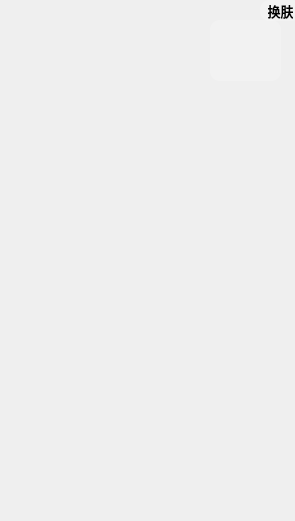
<?xml version="1.0" encoding="UTF-8"?>
<ui version="4.0">
 <class>statusbarwidget</class>
 <widget class="QWidget" name="statusbarwidget">
  <property name="geometry">
   <rect>
    <x>0</x>
    <y>0</y>
    <width>295</width>
    <height>521</height>
   </rect>
  </property>
  <property name="windowTitle">
   <string>Form</string>
  </property>
  <property name="styleSheet">
   <string notr="true">QListWidget{  
     background-color:rgba(255,255,255,100);
    color:black;  
    border:none;  
}  
  
QListWidget::item{  
    border:none;  
        height: 54px;  
}  
  
QListWidget::item:hover{  
    background:rgb(252,240,193)  
}  
  
QListWidget::item:selected{  
    background:rgb(252,233,161);  
    color:black;  
}  
  
QScrollBar:vertical {                 
    background:transparent;  
    width:9px;  
    margin: 0px 0px 2px 0px;  
}  
  
QScrollBar::handle:vertical {  
    background: rgb(195, 195, 195);  
    min-height: 20px;  
    border-radius: 3px;  
}  
  
QScrollBar::handle:vertical:hover{  
    background:rgba(0,0,0,30%);  
}  
  
QScrollBar::add-line:vertical {  
    height: 0px;  
    subcontrol-position: bottom;  
    subcontrol-origin: margin;  
}  
  
QScrollBar::sub-line:vertical {  
    height: 0px;  
    subcontrol-position: top;  
    subcontrol-origin: margin;  
}  </string>
  </property>
  <widget class="QLabel" name="label">
   <property name="geometry">
    <rect>
     <x>200</x>
     <y>30</y>
     <width>81</width>
     <height>71</height>
    </rect>
   </property>
   <property name="text">
    <string/>
   </property>
  </widget>
  <widget class="QPushButton" name="pushButton">
   <property name="geometry">
    <rect>
     <x>210</x>
     <y>20</y>
     <width>71</width>
     <height>61</height>
    </rect>
   </property>
   <property name="styleSheet">
    <string notr="true">background-color: rgba(255, 255, 255,50);
 
    border-radius: 10px;
    padding: 0 8px;
    selection-background-color: darkgray;</string>
   </property>
   <property name="text">
    <string/>
   </property>
   <property name="autoDefault">
    <bool>true</bool>
   </property>
   <property name="default">
    <bool>true</bool>
   </property>
   <property name="flat">
    <bool>true</bool>
   </property>
  </widget>
  <widget class="QPushButton" name="pushButton_2">
   <property name="geometry">
    <rect>
     <x>260</x>
     <y>0</y>
     <width>41</width>
     <height>21</height>
    </rect>
   </property>
   <property name="font">
    <font>
     <family>文泉驿微米黑</family>
     <pointsize>10</pointsize>
     <weight>75</weight>
     <bold>true</bold>
    </font>
   </property>
   <property name="styleSheet">
    <string notr="true">background-color: rgba(255, 255, 255,50);
 
    border-radius: 10px;
    padding: 0 8px;
    selection-background-color: darkgray;</string>
   </property>
   <property name="text">
    <string>换肤</string>
   </property>
  </widget>
 </widget>
 <resources/>
 <connections/>
</ui>
